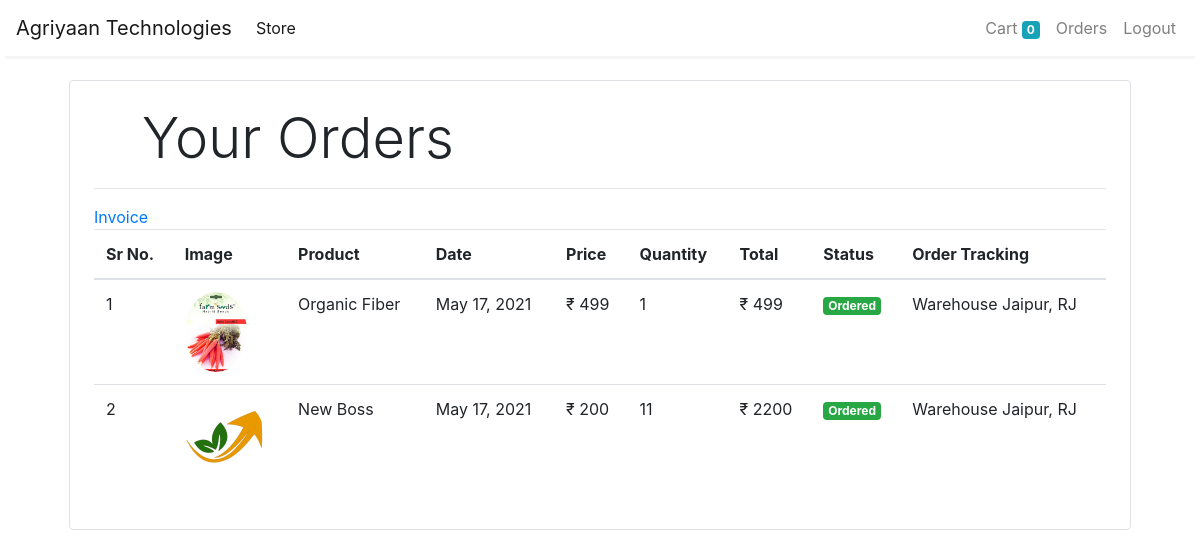
Screenshot of /orders (signed in) with the database file from the repository.
### store/models/orders.py (models this page shows, shortened)
class Order(models.Model):
    GENDER_CHOICES = (
        ('Ordered', 'Ordered'),
        ('Packed', 'Packed'),
        ('Shipped', 'Shipped'),
        ('Delivered', 'Delivered')
    )
    product = models.ForeignKey(Product,
                                on_delete=models.CASCADE)
    customer = models.ForeignKey(Customer,
                                 on_delete=models.CASCADE)
    quantity = models.IntegerField(default=1)
    price = models.IntegerField()
    address = models.CharField(max_length=50, default='', blank=True)
    phone = models.CharField(max_length=50, default='', blank=True)
    zipcode = models.CharField(max_length=50, default='', blank=True)
    name = models.CharField(max_length=50, default='', blank=True)
    date = models.DateField(default=datetime.datetime.today)
    status = models.CharField(choices=GENDER_CHOICES, max_length=128, default='Ordered')
    track = models.CharField(max_length=50, default='Warehouse Jaipur, RJ', blank=True)
    @staticmethod
    def get_orders_by_customer(customer_id):
        return Order.objects.filter(customer=customer_id).order_by('-date')

### store/models/product.py (models this page shows, shortened)
class Product(models.Model):
    name = models.CharField(max_length=50)
    price = models.IntegerField(default=0)
    rangemin1 = models.IntegerField(default=1)
    rangemax1 = models.IntegerField(default=0)
    price1 = models.IntegerField(default=0)
    rangemax2 = models.IntegerField(default=0)
    price2 = models.IntegerField(default=0)
    rangemax3 = models.IntegerField(default=0)
    price3 = models.IntegerField(default=0)
    stock = models.IntegerField(default=0)
    category = models.ForeignKey(Category, on_delete=models.CASCADE, default=1)
    description = models.CharField(max_length=200, default='' , null=True , blank=True)
    image = models.ImageField(upload_to='uploads/products/')

### store/middlewares/auth.py (the view)
    def middleware(request):
        print(request.session.get('customer'))
        returnUrl = request.META['PATH_INFO']
        print(request.META['PATH_INFO'])
        if not request.session.get('customer'):
           return redirect(f'login?return_url={returnUrl}')
        response = get_response(request)
        return response

### store/templatetags/custom_filter.py (called while the page is built)
@register.filter(name='currency')
def currency(number):
    return "₹ "+str(number)

@register.filter(name='multiply')
def multiply(number , number1):
    return number * number1

### store/views/orders.py (called while the page is built)
    def get(self , request ):
        customer = request.session.get('customer')
        orders = Order.get_orders_by_customer(customer)
        print(orders)
        return render(request , 'orders.html'  , {'orders' : orders})

### store/templates/orders.html
{% extends 'base.html' %}
{% block content %}
{% load cart %}
{% load custom_filter %}
<div class="container">
   <div class="border rounded p-4 m-4">
        <p class="display-4 pl-4 ml-4">Your Orders</p>
        <hr>
        <table class="table">
            <thead>
                <tr>
                    <th>Sr No.</th>
                    <th>Image</th>
                    <th>Product</th>
                    <th>Date</th>
                    <th>Price</th>
                    <th>Quantity</th>
                    <th>Total</th>
                    <th>Status</th>
                    <th>Order Tracking</th>
                </tr>
            </thead>
            <tbody>
                {% for order in orders %}
                <tr>
                    <td>{{forloop.counter}}</td>
                    <td><img style="height: 80px;" class="rounded-circle" src="{{order.product.image.url}}" alt=""></td>
                    <td>{{order.product.name}}</td>
                    <td>{{order.date}}</td>
                    <td>{{order.price|currency}}</td>
                    <td>{{order.quantity}}</td>
                    <td>{{order.quantity|multiply:order.price|currency}}</td>
                    <td><small class="badge badge-success">{{order.status}}</small></td>
                    <td>{{order.track}}</td>
                </tr>
                {% endfor %}
            </tbody>
<a href="/invoice">Invoice</a>
        </table>
   </div>
</div>
{% endblock %}

### rows the page displays
Order: product.image (picture), product.name "Organic Fiber", date "May 17, 2021", price "₹ 499", quantity "1", quantity|multiply "₹ 499", status "Ordered", track "Warehouse Jaipur, RJ"
Order: product.image (picture), product.name "New Boss", date "May 17, 2021", price "₹ 200", quantity "11", quantity|multiply "₹ 2200", status "Ordered", track "Warehouse Jaipur, RJ"

### other values shown
{{ request.session.cart.keys|length }} "0"
